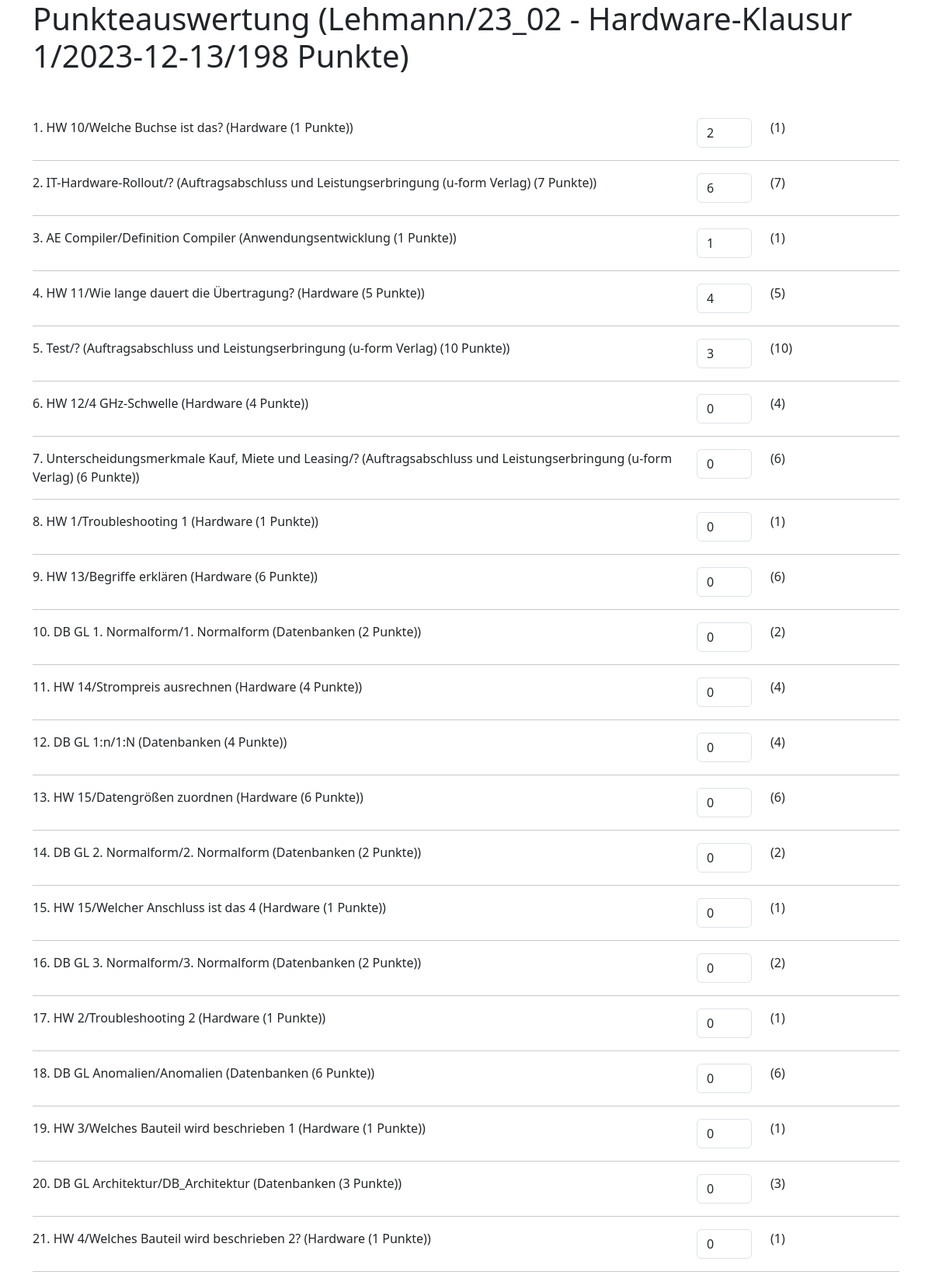
Screenshot of /klausur/evaluation2/13/3 (signed in, upper part) with the database file from the repository.
### klausur/models.py (models this page shows, shortened)
class Klausurthema(models.Model):
    klausur = models.ForeignKey(Klausur, verbose_name=("Klausur"), on_delete=models.CASCADE)
    frage = models.ForeignKey(Frage, verbose_name=("Frage"), on_delete=models.RESTRICT)
    position = models.IntegerField(("Position"), default=1)
    seitenwechsel = models.BooleanField(("Seitenwechsel im Anschluss"), default=False)
    class Meta:
        verbose_name = ("Klausur-Thema")
        verbose_name_plural = ("Klausur-Themen")
        ordering = ['klausur', 'position']

class Frage(models.Model):
    titel = models.CharField(("Titel"), max_length=250)
    inhalt = models.CharField("Inhalt", max_length=50, default="?")
    frage = models.TextField(("Frage"))
    musterantwort = models.TextField(("Musterantwort"), default ="")
    bild = models.ImageField(("Bild"), blank=True, null=True)
    bildmuster = models.ImageField(("Bild Muster"), blank=True, null=True)
    bildbreite = models.IntegerField(("Bildbreite in %"), default=80)
    thema = models.ForeignKey(Thema, verbose_name=("Thema"), on_delete=models.RESTRICT)
    punkte = models.IntegerField(("Erreichbare Punkte"), default=1)
    schwierigkeit = models.IntegerField(("Schwierigkeit") , default=2)
    class Meta:
        verbose_name = ("Frage")
        verbose_name_plural = ("Fragen")
        ordering = ['thema', 'titel', ]
    def __str__(self):
        return f"{self.titel}/{self.inhalt} ({self.thema} ({self.punkte} Punkte))"

class Thema(models.Model):
    titel = models.CharField(("Titel"), max_length=250, primary_key=True)
    kommentar = models.TextField(("Kommentar"), blank=True, null=True)
    class Meta:
        verbose_name = ("Thema")
        verbose_name_plural = ("Themas")
        ordering = ['titel']
    def __str__(self):
        return self.titel

### klausur/views.py (the view, shortened to what this page needs)
# urls.py: path('evaluation2/<int:klausur>/<int:tn>', views.evaluation2, name= 'evaluation2'),
@permission_required('klausur.view_teilnehmer')
def evaluation2(request, klausur, tn):
    ds_klausur = Klausur.objects.get(id=klausur)
    ds_tn = Teilnehmer.objects.get(id=tn)
    ds_fragen = ds_klausur.fragen.all()
    pos_fragen = Klausurthema.objects.filter(klausur = klausur)
    list_fragen = []
    sum = 0
    for frage in pos_fragen:
        if request.method == "POST":
            numb_str = request.POST["punkte_"+str(frage.frage.id)]
            if len(numb_str) > 0:
                number = int(numb_str)
            else:
                number = 0
        else:
            ds_answer=Answer.objects.filter(teilnehmer=ds_tn, klausur=ds_klausur, frage=frage.frage)
            if len(ds_answer) == 0:                                     # Kein DS vorhanden
                number=0
            else:
                number=ds_answer[0].punkte
        sum += number
        list_fragen.append((frage, number))
        prozent = round(sum / ds_klausur.get_gesamtpunkte * 100, 1)
    content = {
        "klausur": ds_klausur,
        "teilnehmer": ds_tn,
        "fragen": list_fragen,
        "sum": sum,
        "max": ds_klausur.get_gesamtpunkte,
        "prozent": prozent
    }
    return render(request, "evaluation2.html", content)

### klausur/models.py (called while the page is built)
    def __str__(self):
        return self.name

    def __str__(self):
        return self.name

    @property
    def get_gesamtpunkte(self):
        fragen = self.fragen.all()
        gesamtpunkte = sum(frage.punkte for frage in fragen)
        return gesamtpunkte

    def __str__(self):
        return f"{self.gruppe} - {self.titel}/{self.termin.date()}/{self.get_gesamtpunkte} Punkte"

### klausur/templates/evaluation2.html (shortened to what this page needs)
{% extends "start.html" %}
{% block content %}
    <h1>Punkteauswertung ({{teilnehmer}}/{{klausur}})</h1>
    <br />
    <br />
    <form method="POST">
        {% for frage in  fragen %}
        <div class="mb-3 row">
            <div class="col-9">{{forloop.counter}}. {{frage.0.frage}} </div>
            <div class="col-1"><input type="number" class="form-control" name="punkte_{{frage.0.frage.id}}" onchange="this.form.submit()" value="{{frage.1}}"></div>
            <div class="col-auto">({{frage.0.frage.punkte}})</div>
        </div>
        <hr />
        {% endfor %}
    </form>
{% endblock content %}

### rows the page displays
Klausurthema: frage.punkte "HW 10/Welche Buchse ist das? (Hardware (1 Punkte))", frage "2", frage.punkte "1"
Klausurthema: frage.punkte "IT-Hardware-Rollout/? (Auftragsabschluss und Leistungserbringung (u-form Verlag) (7 Punkte))", frage "6", frage.punkte "7"
Klausurthema: frage.punkte "AE Compiler/Definition Compiler (Anwendungsentwicklung (1 Punkte))", frage "1", frage.punkte "1"
Klausurthema: frage.punkte "HW 11/Wie lange dauert die Übertragung? (Hardware (5 Punkte))", frage "4", frage.punkte "5"
Klausurthema: frage.punkte "Test/? (Auftragsabschluss und Leistungserbringung (u-form Verlag) (10 Punkte))", frage "3", frage.punkte "10"
Klausurthema: frage.punkte "HW 12/4 GHz-Schwelle (Hardware (4 Punkte))", frage "0", frage.punkte "4"
Klausurthema: frage.punkte "Unterscheidungsmerkmale Kauf, Miete und Leasing/? (Auftragsabschluss und Leistungserbringung (u-form Verlag) (6 Punkte))", frage "0", frage.punkte "6"
Klausurthema: frage.punkte "HW 1/Troubleshooting 1 (Hardware (1 Punkte))", frage "0", frage.punkte "1"
Klausurthema: frage.punkte "HW 13/Begriffe erklären (Hardware (6 Punkte))", frage "0", frage.punkte "6"
Klausurthema: frage.punkte "DB GL 1. Normalform/1. Normalform (Datenbanken (2 Punkte))", frage "0", frage.punkte "2"
Klausurthema: frage.punkte "HW 14/Strompreis ausrechnen (Hardware (4 Punkte))", frage "0", frage.punkte "4"
Klausurthema: frage.punkte "DB GL 1:n/1:N (Datenbanken (4 Punkte))", frage "0", frage.punkte "4"
Klausurthema: frage.punkte "HW 15/Datengrößen zuordnen (Hardware (6 Punkte))", frage "0", frage.punkte "6"
Klausurthema: frage.punkte "DB GL 2. Normalform/2. Normalform (Datenbanken (2 Punkte))", frage "0", frage.punkte "2"
Klausurthema: frage.punkte "HW 15/Welcher Anschluss ist das 4 (Hardware (1 Punkte))", frage "0", frage.punkte "1"
Klausurthema: frage.punkte "DB GL 3. Normalform/3. Normalform (Datenbanken (2 Punkte))", frage "0", frage.punkte "2"
Klausurthema: frage.punkte "HW 2/Troubleshooting 2 (Hardware (1 Punkte))", frage "0", frage.punkte "1"
Klausurthema: frage.punkte "DB GL Anomalien/Anomalien (Datenbanken (6 Punkte))", frage "0", frage.punkte "6"
Klausurthema: frage.punkte "HW 3/Welches Bauteil wird beschrieben 1 (Hardware (1 Punkte))", frage "0", frage.punkte "1"
Klausurthema: frage.punkte "DB GL Architektur/DB_Architektur (Datenbanken (3 Punkte))", frage "0", frage.punkte "3"
Klausurthema: frage.punkte "HW 4/Welches Bauteil wird beschrieben 2? (Hardware (1 Punkte))", frage "0", frage.punkte "1"
